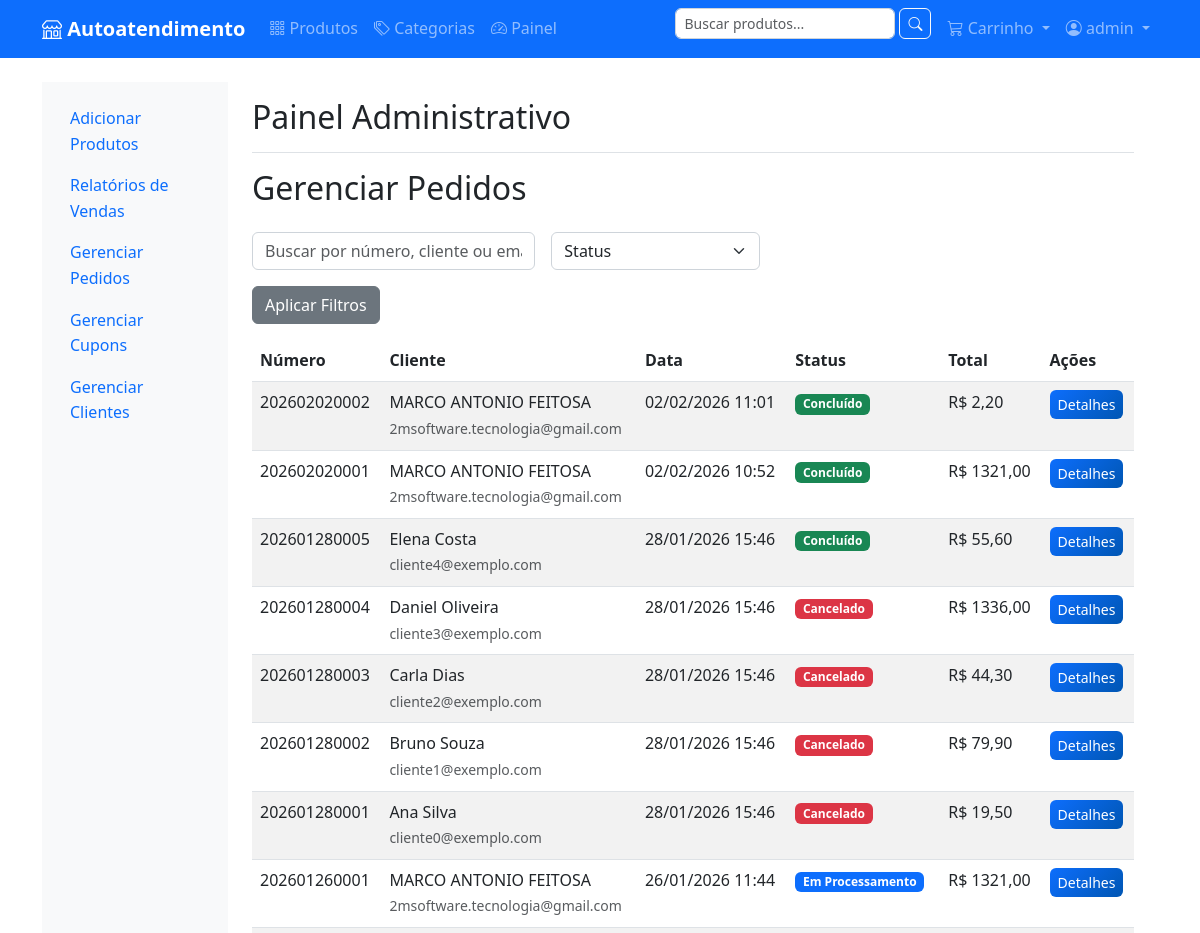
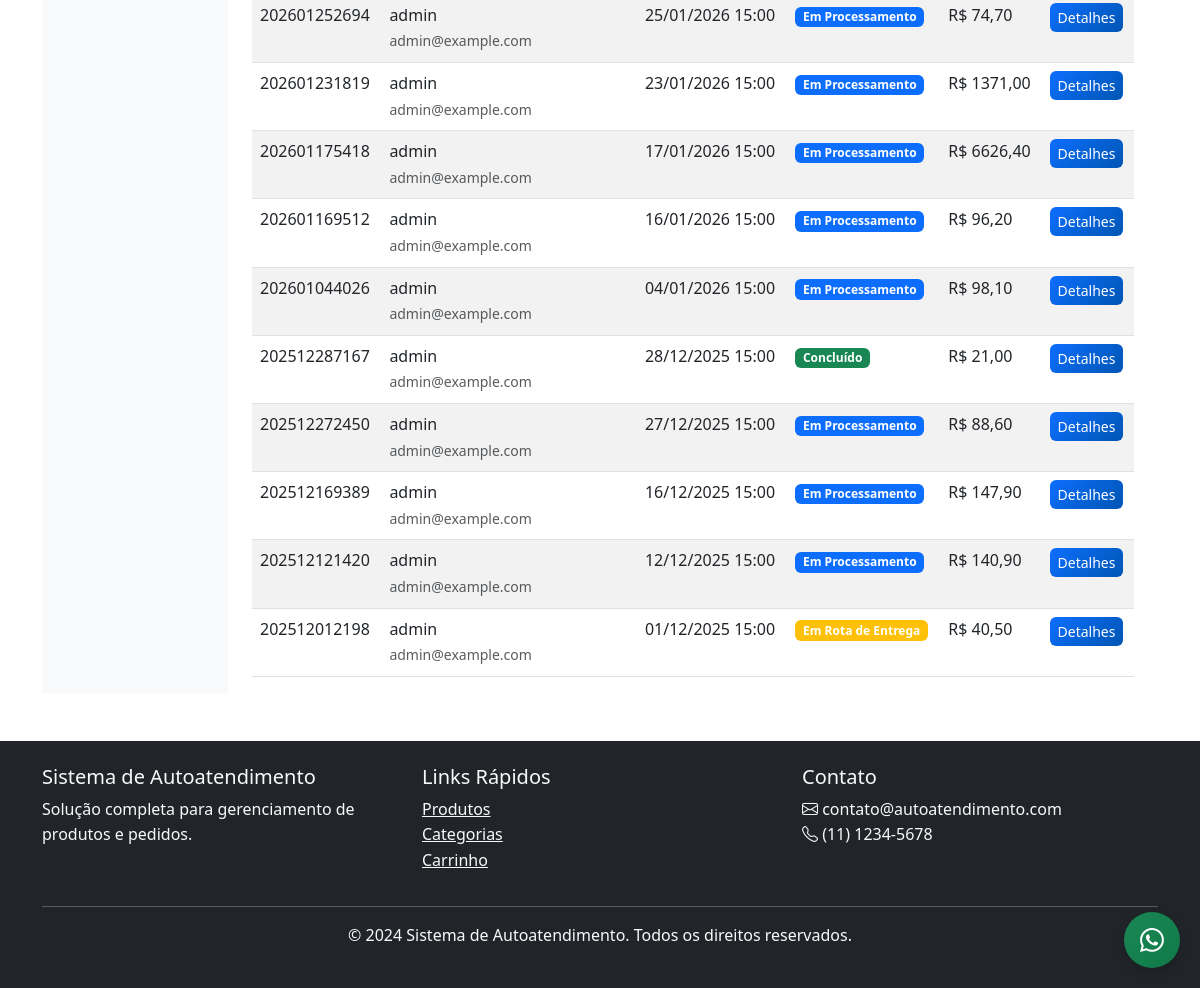
The page /painel/pedidos/ (signed in) on the database its author committed (2 pictures, top to bottom).
### orders/models.py (models this page shows, shortened)
class Order(models.Model):
    STATUS_CHOICES = [
        ('processing', 'Em Processamento'),
        ('out_for_delivery', 'Em Rota de Entrega'),
        ('completed', 'Concluído'),
        ('cancelled', 'Cancelado'),
    ]
    PAYMENT_METHOD_CHOICES = [
        ('credit_card', 'Cartão de Crédito'),
        ('pix', 'PIX'),
        ('pay_on_delivery', 'Pagamento na Entrega'),
    ]
    id = models.UUIDField(primary_key=True, default=uuid.uuid4, editable=False)
    order_number = models.CharField('Número do Pedido', max_length=20, unique=True, db_index=True)
    user = models.ForeignKey(
        User,
        on_delete=models.SET_NULL,
        null=True,
        blank=True,
        verbose_name='Usuário'
    )
    session_key = models.CharField('Chave da Sessão', max_length=40, blank=True, db_index=True)
    customer_name = models.CharField('Nome do Cliente', max_length=100)
    customer_email = models.EmailField('Email do Cliente')
    customer_phone = models.CharField('Telefone do Cliente', max_length=20)
    status = models.CharField('Status', max_length=20, choices=STATUS_CHOICES, default='processing')
    payment_method = models.CharField('Forma de Pagamento', max_length=20, choices=PAYMENT_METHOD_CHOICES, default='credit_card')
    subtotal = models.DecimalField('Subtotal', max_digits=10, decimal_places=2, default=0)
    shipping_cost = models.DecimalField('Frete', max_digits=10, decimal_places=2, default=0)
    discount_amount = models.DecimalField('Desconto', max_digits=10, decimal_places=2, default=0)
    total_amount = models.DecimalField('Total', max_digits=10, decimal_places=2, default=0)
    coupon = models.ForeignKey(
        Coupon,
        on_delete=models.SET_NULL,
        null=True,
        blank=True,
        verbose_name='Cupom de Desconto'
    )
    notes = models.TextField('Observações', blank=True)
    created_at = models.DateTimeField('Criado em', auto_now_add=True)
    updated_at = models.DateTimeField('Atualizado em', auto_now=True)
    class Meta:
        verbose_name = 'Pedido'
        verbose_name_plural = 'Pedidos'
        ordering = ['-created_at']
        indexes = [
            models.Index(fields=['order_number']),
            models.Index(fields=['status']),
            models.Index(fields=['created_at']),
            models.Index(fields=['customer_email']),
        ]

### products/admin_views.py (the view)
# urls.py: path('pedidos/', admin_views.OrderAdminListView.as_view(), name='orders_list'),
class OrderAdminListView(StaffRequiredMixin, ListView):
    model = Order
    template_name = 'painel/orders/list.html'
    context_object_name = 'orders'
    paginate_by = 20
    ordering = ['-created_at']
    def get_queryset(self):
        qs = super().get_queryset().select_related('user')
        q = self.request.GET.get('q')
        status = self.request.GET.get('status')
        if q:
            qs = qs.filter(
                Q(order_number__icontains=q) |
                Q(customer_name__icontains=q) |
                Q(customer_email__icontains=q)
            )
        if status:
            qs = qs.filter(status=status)
        return qs
    def get_context_data(self, **kwargs):
        context = super().get_context_data(**kwargs)
        context['status_choices'] = Order.STATUS_CHOICES
        context['q'] = self.request.GET.get('q', '')
        context['f_status'] = self.request.GET.get('status', '')
        return context

### cart/context_processors.py (called while the page is built)
def cart(request):
    session_key = request.session.session_key
    if not session_key:
        return {'cart': None, 'cart_total': 0, 'cart_amount': 0}
    try:
        cart = Cart.objects.get(session_key=session_key)
        return {
            'cart': cart,
            'cart_total': cart.total_items,
            'cart_amount': cart.total_amount
        }
    except Cart.DoesNotExist:
        return {'cart': None, 'cart_total': 0, 'cart_amount': 0}

### products/admin_views.py (called while the page is built)
    def test_func(self):
        return self.request.user.is_staff

### templates/painel/orders/list.html (shortened to what this page needs)
{% extends "painel/base_painel.html" %}
{% load static %}
{% block painel_content %}
<div class="d-flex justify-content-between align-items-center mb-3">
  <h2>Gerenciar Pedidos</h2>
</div>
<form method="get" class="row g-3 mb-3">
  <div class="col-md-4">
    <input type="text" name="q" value="{{ q }}" class="form-control" placeholder="Buscar por número, cliente ou email">
  </div>
  <div class="col-md-3">
    <select name="status" class="form-select">
      <option value="">Status</option>
    </select>
  </div>
  <div class="col-12">
    <button class="btn btn-secondary">Aplicar Filtros</button>
  </div>
</form>
<div class="table-responsive">
  <table class="table table-striped table-hover">
    <thead>
      <tr>
        <th>Número</th>
        <th>Cliente</th>
        <th>Data</th>
        <th>Status</th>
        <th>Total</th>
        <th>Ações</th>
      </tr>
    </thead>
    <tbody>
      {% for order in orders %}
      <tr>
        <td>{{ order.order_number }}</td>
        <td>
          {{ order.customer_name }}<br>
          <small class="text-muted">{{ order.customer_email }}</small>
        </td>
        <td>{{ order.created_at|date:"d/m/Y H:i" }}</td>
        <td>
          <span class="badge {% if order.status == 'completed' %}bg-success{% elif order.status == 'processing' %}bg-primary{% elif order.status == 'out_for_delivery' %}bg-warning{% elif order.status == 'cancelled' %}bg-danger{% else %}bg-secondary{% endif %}">
            {{ order.get_status_display }}
          </span>
        </td>
        <td>R$ {{ order.total_amount|floatformat:2 }}</td>
        <td>
          <a href="{% url 'painel:orders_detail' order.order_number %}" class="btn btn-sm btn-primary">Detalhes</a>
        </td>
      </tr>
      {% empty %}
      <tr><td colspan="6" class="text-center">Nenhum pedido encontrado.</td></tr>
      {% endfor %}
    </tbody>
  </table>
</div>
{% endblock %}

### templates/base.html (shortened to what this page needs)
{% load static %}
<!DOCTYPE html>
<html lang="pt-br">
<head>
    <link href="https://cdn.jsdelivr.net/npm/bootstrap@5.3.0/dist/css/bootstrap.min.css" rel="stylesheet">
    <link rel="stylesheet" href="https://cdn.jsdelivr.net/npm/bootstrap-icons@1.10.0/font/bootstrap-icons.css">
    <link rel="stylesheet" href="{% static 'css/style.css' %}">
</head>
<body>
    <nav class="navbar navbar-expand-lg navbar-dark bg-primary">
        <div class="container">
            <a class="navbar-brand" href="{% url 'home' %}">
                <i class="bi bi-shop"></i> Autoatendimento
            </a>
            <div class="collapse navbar-collapse" id="navbarNav">
                <ul class="navbar-nav me-auto">
                    <li class="nav-item">
                        <a class="nav-link" href="{% url 'products:product_list' %}">
                            <i class="bi bi-grid-3x3-gap"></i> Produtos
                        </a>
                    </li>
                    <li class="nav-item">
                        <a class="nav-link" href="{% url 'products:category_list' %}">
                            <i class="bi bi-tags"></i> Categorias
                        </a>
                    </li>
                    {% if request.user.is_staff %}
                    <li class="nav-item">
                        <a class="nav-link" href="{% url 'painel:home' %}">
                            <i class="bi bi-speedometer2"></i> Painel
                        </a>
                    </li>
                    {% endif %}
                </ul>
                <ul class="navbar-nav">
                    <li class="nav-item">
                        <form class="d-flex me-2" method="get" action="{% url 'products:product_list' %}">
                            <input class="form-control form-control-sm" type="search" name="q" placeholder="Buscar produtos..." value="{{ request.GET.q }}">
                            <button class="btn btn-outline-light btn-sm ms-1" type="submit">
                                <i class="bi bi-search"></i>
                            </button>
                        </form>
                    </li>
                    <li class="nav-item dropdown">
                        <a class="nav-link dropdown-toggle" href="#" id="cartDropdown" role="button" data-bs-toggle="dropdown">
                            <i class="bi bi-cart3"></i>
                            Carrinho
                        </a>
                    </li>
                    {% if user.is_authenticated %}
                        <li class="nav-item dropdown">
                            <a class="nav-link dropdown-toggle" href="#" id="userDropdown" role="button" data-bs-toggle="dropdown">
                                <i class="bi bi-person-circle"></i> {{ user.first_name|default:user.username }}
                            </a>
                        </li>
                    {% else %}
                        <li class="nav-item">
                            <a class="nav-link" href="{% url 'accounts:login' %}">
                                <i class="bi bi-box-arrow-in-right"></i> Entrar
                            </a>
                        </li>
                    {% endif %}
                </ul>
            </div>
        </div>
    </nav>
    <main class="container my-4">
        {% block content %}{% endblock %}
    </main>
    <footer class="bg-dark text-light py-4 mt-5">
        <div class="container">
            <div class="row">
                <div class="col-md-4">
                    <h5>Sistema de Autoatendimento</h5>
                    <p>Solução completa para gerenciamento de produtos e pedidos.</p>
                </div>
                <div class="col-md-4">
                    <h5>Links Rápidos</h5>
                    <ul class="list-unstyled">
                        <li><a href="{% url 'products:product_list' %}" class="text-light">Produtos</a></li>
                        <li><a href="{% url 'products:category_list' %}" class="text-light">Categorias</a></li>
                        <li><a href="{% url 'cart:cart_detail' %}" class="text-light">Carrinho</a></li>
                    </ul>
                </div>
                <div class="col-md-4">
                    <h5>Contato</h5>
                    <p>
                        <i class="bi bi-envelope"></i> contato@autoatendimento.com<br>
                        <i class="bi bi-telephone"></i> (11) 1234-5678
                    </p>
                </div>
            </div>
            <hr>
            <div class="text-center">
                <p>&copy; 2024 Sistema de Autoatendimento. Todos os direitos reservados.</p>
            </div>
        </div>
    </footer>
        <a href="https://wa.me/qr/ANLDIFB7UZTSL1"
           class="btn btn-success d-flex align-items-center justify-content-center"
           target="_blank" rel="noopener" aria-label="Abrir WhatsApp"
           style="position: fixed; bottom: 20px; right: 20px; width: 56px; height: 56px; border-radius: 50%; box-shadow: 0 4px 12px rgba(0,0,0,.2); z-index: 1050;">
            <i class="bi bi-whatsapp fs-4"></i>
        </a>
</body>
</html>

### static/css/style.css (style rules this page uses)
:root { --primary-color: #0d6efd; --secondary-color: #6c757d; --success-color: #198754; --danger-color: #dc3545; --warning-color: #ffc107; --info-color: #0dcaf0; --light-color: #f8f9fa; --dark-color: #212529; }
body { font-family: 'Segoe UI', Tahoma, Geneva, Verdana, sans-serif; line-height: 1.6; color: var(--dark-color); }
.navbar-brand { font-weight: bold; font-size: 1.25rem; }
.navbar-nav .nav-link { font-weight: 500; transition: color 0.3s ease; }
.btn { border-radius: 6px; font-weight: 500; transition: all 0.3s ease; }
.btn-primary { background: linear-gradient(135deg, var(--primary-color), #0056b3); border: none; }
.btn-success { background: linear-gradient(135deg, var(--success-color), #0f7a47); border: none; }
.form-control, .form-select { border-radius: 6px; border: 1px solid #ced4da; }

### rows shown on the page
Order: order_number "202602020002", customer_name "MARCO ANTONIO FEITOSA", customer_email "2msoftware.tecnologia@gmail.com", created_at "02/02/2026 11:01", status "Concluído", total_amount "2,20"
Order: order_number "202602020001", customer_name "MARCO ANTONIO FEITOSA", customer_email "2msoftware.tecnologia@gmail.com", created_at "02/02/2026 10:52", status "Concluído", total_amount "1321,00"
Order: order_number "202601280005", customer_name "Elena Costa", customer_email "cliente4@exemplo.com", created_at "28/01/2026 15:46", status "Concluído", total_amount "55,60"
Order: order_number "202601280004", customer_name "Daniel Oliveira", customer_email "cliente3@exemplo.com", created_at "28/01/2026 15:46", status "Cancelado", total_amount "1336,00"
Order: order_number "202601280003", customer_name "Carla Dias", customer_email "cliente2@exemplo.com", created_at "28/01/2026 15:46", status "Cancelado", total_amount "44,30"
Order: order_number "202601280002", customer_name "Bruno Souza", customer_email "cliente1@exemplo.com", created_at "28/01/2026 15:46", status "Cancelado", total_amount "79,90"
Order: order_number "202601280001", customer_name "Ana Silva", customer_email "cliente0@exemplo.com", created_at "28/01/2026 15:46", status "Cancelado", total_amount "19,50"
Order: order_number "202601260001", customer_name "MARCO ANTONIO FEITOSA", customer_email "2msoftware.tecnologia@gmail.com", created_at "26/01/2026 11:44", status "Em Processamento", total_amount "1321,00"
Order: order_number "202601252694", customer_name "admin", customer_email "admin@example.com", created_at "25/01/2026 15:00", status "Em Processamento", total_amount "74,70"
Order: order_number "202601231819", customer_name "admin", customer_email "admin@example.com", created_at "23/01/2026 15:00", status "Em Processamento", total_amount "1371,00"
Order: order_number "202601175418", customer_name "admin", customer_email "admin@example.com", created_at "17/01/2026 15:00", status "Em Processamento", total_amount "6626,40"
Order: order_number "202601169512", customer_name "admin", customer_email "admin@example.com", created_at "16/01/2026 15:00", status "Em Processamento", total_amount "96,20"
Order: order_number "202601044026", customer_name "admin", customer_email "admin@example.com", created_at "04/01/2026 15:00", status "Em Processamento", total_amount "98,10"
Order: order_number "202512287167", customer_name "admin", customer_email "admin@example.com", created_at "28/12/2025 15:00", status "Concluído", total_amount "21,00"
Order: order_number "202512272450", customer_name "admin", customer_email "admin@example.com", created_at "27/12/2025 15:00", status "Em Processamento", total_amount "88,60"
Order: order_number "202512169389", customer_name "admin", customer_email "admin@example.com", created_at "16/12/2025 15:00", status "Em Processamento", total_amount "147,90"
Order: order_number "202512121420", customer_name "admin", customer_email "admin@example.com", created_at "12/12/2025 15:00", status "Em Processamento", total_amount "140,90"
Order: order_number "202512012198", customer_name "admin", customer_email "admin@example.com", created_at "01/12/2025 15:00", status "Em Rota de Entrega", total_amount "40,50"

### other values the page prints
{{ user.first_name|default:user.username }} "admin"
